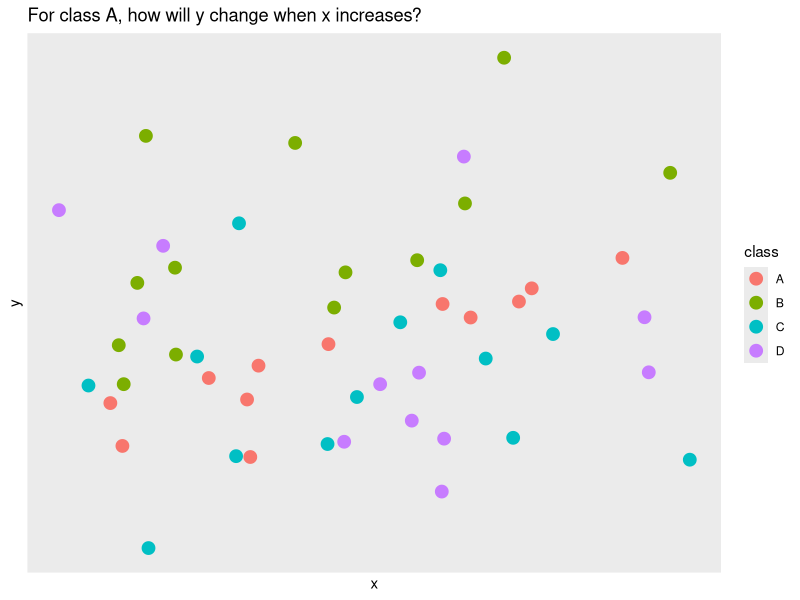

The R source for this figure: (Note: this script raises an error after producing the figure.)
#---
# April 28, 2017
# Draw graphs for MTurk experiment -- general trend
#---
library(tidyr)
library(tidyverse)
library(graphics)
set.seed(428)

# Generate a random N-item data frame, with x and y are normal distributed continuous variables,
# class is a categorical variable with 4 categories, while each category has nearly equal number of items
N <- 50
rData <- data.frame(x = rnorm(N), y = rnorm(N), class = c(1:N) %% 4)
rData$class <- factor(as.factor(rData$class), labels = c("A", "B", "C", "D"))

# General trend by color
# Positive association
rData$x <- rnorm(N)
rData$y <- rnorm(N)
rData$y <- ifelse(rData$class == "A", 0.6*rData$x + 0.3*rData$y, rData$y)
ggplot(rData) +
  geom_point(aes(x = x, y = y, color = class), size = 4) +
  labs(x = "x", y = "y", title = "For class A, how will y change when x increases?") +
  scale_x_continuous(breaks = NULL) +
  scale_y_continuous(breaks = NULL)
png(filename = "submissions/Liu_Guangyu/assignment2/graphs/color_slope_1.png")
plot(color_slope_1)
dev.off()

# Negative association
rData$x <- rnorm(N)
rData$y <- rnorm(N)
rData$y <- ifelse(rData$class == "B", -0.6*rData$x + 0.3*rData$y, rData$y)
color_slope_2 <- ggplot(rData) +
  geom_point(aes(x = x, y = y, color = class), size = 4) +
  labs(x = "x", y = "y", title = "For class B, how will y change when x increases?") +
  scale_x_continuous(breaks = NULL) +
  scale_y_continuous(breaks = NULL)
png(filename = "submissions/Liu_Guangyu/assignment2/graphs/color_slope_2.png")
plot(color_slope_2)
dev.off()

# None association
rData$x <- rnorm(N)
rData$y <- rnorm(N)
rData$y <- ifelse(rData$class == "C", 0.3*rData$y, rData$y)
color_slope_3 <- ggplot(rData) +
  geom_point(aes(x = x, y = y, color = class), size = 4) +
  labs(x = "x", y = "y", title = "For class C, how will y change when x increases?") +
  scale_x_continuous(breaks = NULL) +
  scale_y_continuous(breaks = NULL)
png(filename = "submissions/Liu_Guangyu/assignment2/graphs/color_slope_3.png")
plot(color_slope_3)
dev.off()

# General trend by shape
# Positive association
rData$x <- rnorm(N)
rData$y <- rnorm(N)
rData$y <- ifelse(rData$class == "D", 0.6*rData$x + 0.3*rData$y, rData$y)

shape_slope_1 <- ggplot(rData) +
  geom_point(aes(x = x, y = y, shape = class), size = 4) +
  labs(x = "x", y = "y", title = "For class D, how will y change when x increases?") +
  scale_x_continuous(breaks = NULL) +
  scale_y_continuous(breaks = NULL)
png(filename = "submissions/Liu_Guangyu/assignment2/graphs/shape_slope_1.png")
plot(shape_slope_1)
dev.off()

# Negative Association
rData$x <- rnorm(N)
rData$y <- rnorm(N)
rData$y <- ifelse(rData$class == "A", -0.6*rData$x + 0.3*rData$y, rData$y)
shape_slope_2 <- ggplot(rData) +
  geom_point(aes(x = x, y = y, shape = class), size = 4) +
  labs(x = "x", y = "y", title = "For class A, how will y change when x increases?") +
  scale_x_continuous(breaks = NULL) +
  scale_y_continuous(breaks = NULL)
png(filename = "submissions/Liu_Guangyu/assignment2/graphs/shape_slope_2.png")
plot(shape_slope_2)
dev.off()

# None association
rData$x <- rnorm(N)
rData$y <- rnorm(N)
rData$y <- ifelse(rData$class == "B", 0.3*rData$y, rData$y)
shape_slope_3 <- ggplot(rData) +
  geom_point(aes(x = x, y = y, shape = class), size = 4) +
  labs(x = "x", y = "y", title = "For class B, how will y change when x increases?") +
  scale_x_continuous(breaks = NULL) +
  scale_y_continuous(breaks = NULL)
png(filename = "submissions/Liu_Guangyu/assignment2/graphs/shape_slope_3.png")
plot(shape_slope_3)
dev.off()

# General trend by size
# Positive association
rData$x <- rnorm(N)
rData$y <- rnorm(N)
rData$y <- ifelse(rData$class == "C", 0.6*rData$x + 0.3*rData$y, rData_1$y)

size_slope_1 <- ggplot(rData) +
  geom_point(aes(x = x, y = y, size = class)) +
  labs(x = "x", y = "y", title = "For class C, how will y change when x increases?") +
  scale_x_continuous(breaks = NULL) +
  scale_y_continuous(breaks = NULL)
png(filename = "submissions/Liu_Guangyu/assignment2/graphs/size_slope_1.png")
plot(size_slope_1)
dev.off()

# Negative association
rData$x <- rnorm(N)
rData$y <- rnorm(N)
rData$y <- ifelse(rData$class == "D", -0.6*rData$x + 0.3*rData$y, rData$y)
size_slope_2 <- ggplot(rData) +
  geom_point(aes(x = x, y = y, size = class)) +
  labs(x = "x", y = "y", title = "For class D, how will y change when x increases?") +
  scale_x_continuous(breaks = NULL) +
  scale_y_continuous(breaks = NULL)
png(filename = "submissions/Liu_Guangyu/assignment2/graphs/size_slope_2.png")
plot(size_slope_2)
dev.off()

# None association
rData$x <- rnorm(N)
rData$y <- rnorm(N)
rData$y <- ifelse(rData$class == "A", 0.3*rData$y, rData$y)
size_slope_3 <- ggplot(rData) +
  geom_point(aes(x = x, y = y, size = class)) +
  labs(x = "x", y = "y", title = "For class A, how will y change when x increases?") +
  scale_x_continuous(breaks = NULL) +
  scale_y_continuous(breaks = NULL)
png(filename = "submissions/Liu_Guangyu/assignment2/graphs/size_slope_3.png")
plot(size_slope_3)
dev.off()

# General trend by shade
# Positive association
rData$x <- rnorm(N)
rData$y <- rnorm(N)
rData$y <- ifelse(rData$class == "B", 0.6*rData$x + 0.3*rData$y, rData$y)

shade_slope_1 <- ggplot(rData) +
  geom_point(aes(x = x, y = y, color = class), size = 4) +
  labs(x = "", y = "", title = "For class B, how will y change when x increases?") +
  scale_x_continuous(breaks = NULL) +
  scale_y_continuous(breaks = NULL) +
  scale_color_brewer(palette = "Blues")
png(filename = "submissions/Liu_Guangyu/assignment2/graphs/shade_slope_1.png")
plot(shade_slope_1)
dev.off()

# Negative association
rData$x <- rnorm(N)
rData$y <- rnorm(N)
rData$y <- ifelse(rData$class == "C", -0.6*rData$x + 0.3*rData$y, rData$y)
shade_slope_2 <- ggplot(rData) +
  geom_point(aes(x = x, y = y, color = class), size = 4) +
  labs(x = "", y = "", title = "For class C, how will y change when x increases?") +
  scale_x_continuous(breaks = NULL) +
  scale_y_continuous(breaks = NULL) +
  scale_color_brewer(palette = "Blues")
png(filename = "submissions/Liu_Guangyu/assignment2/graphs/shade_slope_2.png")
plot(shade_slope_2)
dev.off()

# None association
rData$x <- rnorm(N)
rData$y <- rnorm(N)
rData$y <- ifelse(rData$class == "D", 0.3*rData$y, rData$y)
shade_slope_3 <- ggplot(rData) +
  geom_point(aes(x = x, y = y, color = class), size = 4) +
  labs(x = "", y = "", title = "For class D, how will y change when x increases?") +
  scale_x_continuous(breaks = NULL) +
  scale_y_continuous(breaks = NULL) +
  scale_color_brewer(palette = "Blues")
png(filename = "submissions/Liu_Guangyu/assignment2/graphs/shade_slope_3.png")
plot(shade_slope_3)
dev.off()
